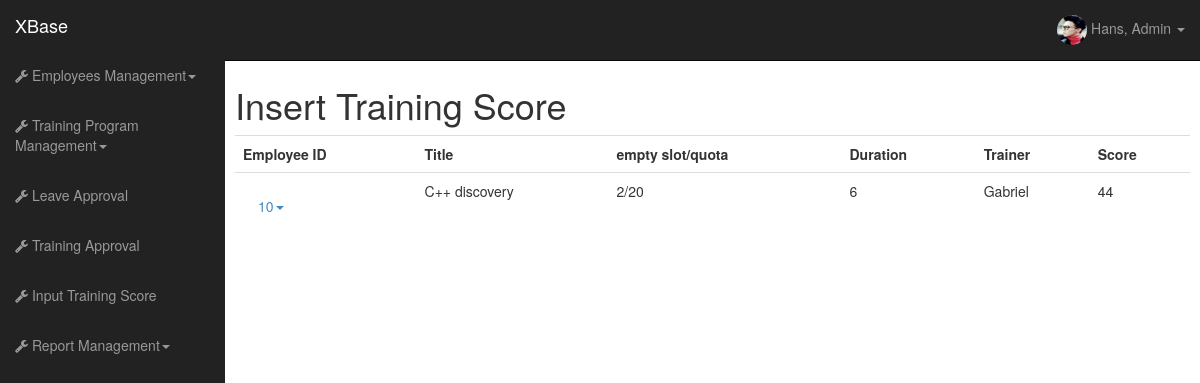
/main.php?page=InsertScore (signed in), run on the app's committed database.
### tables this page shows
CREATE TABLE IF NOT EXISTS `employees` (
  `Employees_ID` int(11) NOT NULL AUTO_INCREMENT,
  `FullName` varchar(300) NOT NULL,
  `Identification_Card` varchar(100) NOT NULL,
  `Address` varchar(300) NOT NULL,
  `Contact_No` varchar(100) NOT NULL,
  `Email` varchar(300) NOT NULL,
  `Salary` varchar(100) NOT NULL,
  `Experience` varchar(300) NOT NULL,
  `Gender` varchar(100) NOT NULL,
  `Recruitment_Date` date NOT NULL,
  `Privilege` varchar(100) NOT NULL,
  PRIMARY KEY (`Employees_ID`)
);

CREATE TABLE IF NOT EXISTS `employees_training` (
  `EmpTraining_ID` int(11) NOT NULL AUTO_INCREMENT,
  `Program_ID` int(11) NOT NULL,
  `Employees_ID` int(11) NOT NULL,
  `Apply_Date` date NOT NULL,
  PRIMARY KEY (`EmpTraining_ID`)
);

CREATE TABLE IF NOT EXISTS `training_programs` (
  `Program_ID` int(11) NOT NULL AUTO_INCREMENT,
  `Title` varchar(300) NOT NULL,
  `Quota` int(11) NOT NULL,
  `Total_Joined` int(11) NOT NULL,
  `Duration` varchar(100) NOT NULL,
  `Trainer` varchar(300) NOT NULL,
  `Description` varchar(500) NOT NULL,
  PRIMARY KEY (`Program_ID`)
);

CREATE TABLE IF NOT EXISTS `training_result` (
  `TrainingResult_ID` int(11) NOT NULL AUTO_INCREMENT,
  `Score` varchar(100) NOT NULL,
  `EmpTraining_ID` int(11) NOT NULL,
  PRIMARY KEY (`TrainingResult_ID`)
);

### widget/user-status.php (the view, shortened to what this page needs)
<?php
$leave= getleaveamount($result['Employees_ID']);
?>

### core/function/users.php (called while the page is built, shortened)
<?php
function getuserdetails ($id, $parameter){
    $query= mysql_query("SELECT * FROM employees WHERE Employees_ID='$id'");
    $result = mysql_result($query,0, $parameter);
    return $result;
}
function getleaveamount ($id){
	$query= mysql_query("SELECT Leave_Amount FROM Performances WHERE Employees_ID ='$id'");
	$result = mysql_result($query, 0);
	return $result;
}
function getTrainingDetails ($person, $criteria){
	$query = mysql_query("SELECT * FROM training_programs WHERE Program_ID = '$person'");
	$result= mysql_result($query,0, $criteria);
	return $result;
}
?>

### widget/user-status.php (the view, shortened to what this page needs)
<?php
$leave= getleaveamount($result['Employees_ID']);
?>

### widget/topmenu-admin.php (shortened to what this page needs)
<ul class="nav navbar-nav navbar-right navbar-user">
            <li class="dropdown user-dropdown">
              <a href="#" class="dropdown-toggle" data-toggle="dropdown"><img src="<?php
			 $file = "picture/".$userid.".jpg";
			 if (file_exists($file)==true){
				$pict = $userid;
			 }else{
				 $pict = "no-pict";
			 }
			 echo "picture/".$pict.".jpg";
			 ?>"  width="30px" height="30px"  class="img-circle">
<?php echo getuserdetails($userid, "FullName");  ?>, Admin <b class="caret"></b></a>
            </li>
          </ul>

### widget/InsertScore.php (shortened to what this page needs)
<div id="col-lg-2">
<h1>Insert Training Score</h1>
<table class="table table-hover">
<tr>
<th>
Employee ID
</th>
<th>
Title
</th>
<th>
empty slot/quota
</th>
<th>
Duration
</th>
<th>
Trainer
</th>
<th>
Score
</th>
</tr>
<?php
	$query = mysql_query ("SELECT *
FROM employees_training
WHERE Employees_ID
IN (
SELECT Employees_ID
FROM employees
) AND EmpTraining_ID IN(SELECT EmpTraining_ID FROM training_track WHERE Approval='Approve')");
while ($result = mysql_fetch_assoc($query)){
	$query2 = mysql_query ("SELECT Score FROM training_result WHERE EmpTraining_ID = '$result[EmpTraining_ID]'");
	if(mysql_num_rows($query2) == 0){
		$approval = "<form action='approving-Score.php' method='POST' ><input type='number' min=0 max=100 name='score' ><input type='submit' name='insert' value='insert'><input type='hidden' name ='id' value=".$result['EmpTraining_ID']."></form>";
	}else{
			$approval=mysql_result($query2,0,"Score");
	}
	echo "<tr><td><ul class='nav navbar-nav navbar-left navbar-user'>
            <li class='dropdown alerts-dropdown'>
			<a href='#' class='dropdown-toggle' data-toggle='dropdown'> ".$result['Employees_ID']."<b class='caret'></b></a>
				<ul class='dropdown-menu'>
			   ";
			   include 'user-status.php';
			    echo"</ul></td><td>".getTrainingDetails ($result['Program_ID'], 'Title')."</td><td>".getTrainingDetails ($result['Program_ID'], 'Total_Joined')."/".getTrainingDetails ($result['Program_ID'], 'Quota')."</td><td>".getTrainingDetails ($result['Program_ID'], 'Duration')."</td><td>".getTrainingDetails ($result['Program_ID'], 'Trainer')."</td><td>".$approval."</td></tr>";
}
?>
</table>
</div>

### data on the page
employees: FullName "Hans"
employees_training: Employees_ID "10", Program_ID.Title "C++ discovery", Program_ID "2", Program_ID.Quota "20", Program_ID.Duration "6", Program_ID.Trainer "Gabriel", training_result.Score "44"
